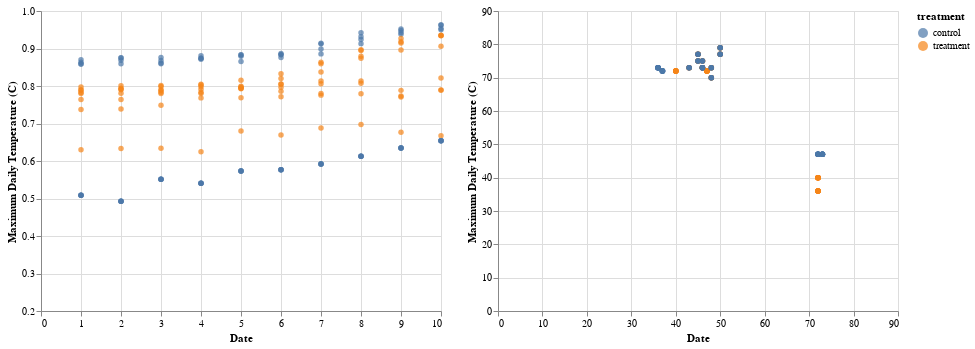

The code cell stored with this chart in its notebook:
### Code cell
brush = alt.selection(type='interval')

points = alt.Chart(b_data).mark_circle().encode(
    alt.X('day:Q', title='Date'),
    alt.Y('black_ratio:Q',
         title='Maximum Daily Temperature (C)',
         scale=alt.Scale(domain=[0.2, 1])
       ),
#     size= 'subject:N', #should be the weight
    color= alt.condition(brush, 'treatment:N', alt.value('lightgray')),
#     size = 'subject:N'
#     color= alt.condition(brush, 'treatment:N', alt.value('lightgray'),legend=alt.Legend(orient="right"))
).add_selection(
    brush
).transform_filter(
    click
)

temp = alt.Chart(b_data).mark_circle().encode(
    alt.X('humidity:Q', title='Date',
          scale=alt.Scale(domain=[0, 90])),
    alt.Y('temperature:Q',
         title='Maximum Daily Temperature (C)',
         scale=alt.Scale(domain=[0, 90])
       ),
#     size= 'subject:N', #should be the weight
    color= alt.condition(brush, 'treatment:N', alt.value('lightgray'),legend=alt.Legend(orient="right"))
).transform_filter(
    brush
).add_selection(
    click
)


points | temp

### Figure 1 — Vega-Lite specification as saved in the notebook (floating-point values rounded to 4 significant figures; data arrays with more than 128 entries replaced by an {"elided": "..."} marker saying what was removed)
{"config": {"view": {"continuousWidth": 400, "continuousHeight": 300}}, "hconcat": [{"mark": "circle", "encoding": {"color": {"condition": {"type": "nominal", "field": "treatment", "selection": "selector010"}, "value": "lightgray"}, "x": {"type": "quantitative", "field": "day", "title": "Date"}, "y": {"type": "quantitative", "field": "black_ratio", "scale": {"domain": [0.2, 1]}, "title": "Maximum Daily Temperature (C)"}}, "selection": {"selector010": {"type": "interval"}}, "transform": [{"filter": {"selection": "selector003"}}]}, {"mark": "circle", "encoding": {"color": {"condition": {"type": "nominal", "field": "treatment", "legend": {"orient": "right"}, "selection": "selector010"}, "value": "lightgray"}, "x": {"type": "quantitative", "field": "humidity", "scale": {"domain": [0, 90]}, "title": "Date"}, "y": {"type": "quantitative", "field": "temperature", "scale": {"domain": [0, 90]}, "title": "Maximum Daily Temperature (C)"}}, "selection": {"selector003": {"type": "multi", "encodings": ["color"]}}, "transform": [{"filter": {"selection": "selector010"}}]}], "data": {"name": "data-e97c68f25abd86031b6524519b4c5d23"}, "$schema": "https://vega.github.io/schema/vega-lite/v4.8.1.json", "datasets": {"data-e97c68f25abd86031b6524519b4c5d23": {"elided": "160 records"}}}
